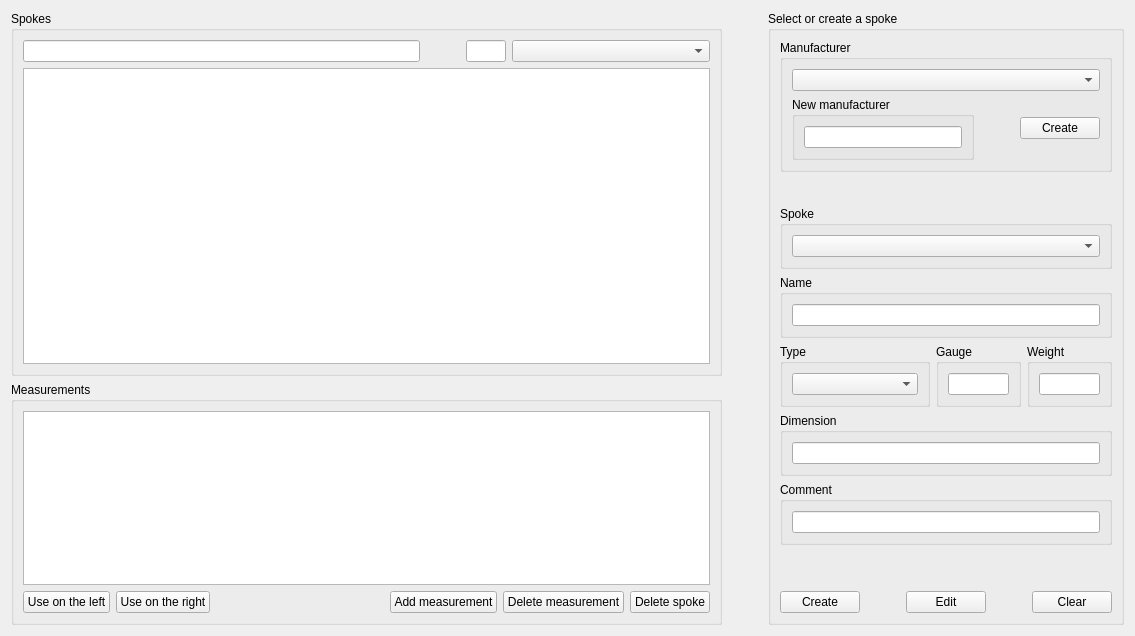
      <widget class="QWidget" name="databaseTab">
       <attribute name="title">
        <string>Browse the spoke database</string>
       </attribute>
       <layout class="QHBoxLayout" name="horizontalLayoutDatabaseTop">
        <item>
         <layout class="QHBoxLayout" name="horizontalLayoutDatabase" stretch="2,0,1">
          <item>
           <layout class="QVBoxLayout" name="verticalLayoutDatabaseLeft" stretch="3,2">
            <item>
             <widget class="QGroupBox" name="groupBoxListSpokesDatabase">
              <property name="title">
               <string>Spokes</string>
              </property>
              <layout class="QVBoxLayout" name="verticalLayoutFilterDatabase" stretch="0,1">
               <item>
                <layout class="QHBoxLayout" name="horizontalLayoutFilterDatabase" stretch="10,0,1,5">
                 <item>
                  <widget class="QLineEdit" name="lineEditFilterName">
                   <property name="sizePolicy">
                    <sizepolicy hsizetype="Preferred" vsizetype="Preferred">
                     <horstretch>0</horstretch>
                     <verstretch>0</verstretch>
                    </sizepolicy>
                   </property>
                  </widget>
                 </item>
                 <item>
                  <spacer name="horizontalSpacerFilter">
                   <property name="orientation">
                    <enum>Qt::Orientation::Horizontal</enum>
                   </property>
                   <property name="sizeHint" stdset="0">
                    <size>
                     <width>40</width>
                     <height>20</height>
                    </size>
                   </property>
                  </spacer>
                 </item>
                 <item>
                  <widget class="QLineEdit" name="lineEditFilterGauge">
                   <property name="sizePolicy">
                    <sizepolicy hsizetype="Preferred" vsizetype="Preferred">
                     <horstretch>0</horstretch>
                     <verstretch>0</verstretch>
                    </sizepolicy>
                   </property>
                  </widget>
                 </item>
                 <item>
                  <widget class="QComboBox" name="comboBoxFilterType">
                   <property name="sizePolicy">
                    <sizepolicy hsizetype="Preferred" vsizetype="Preferred">
                     <horstretch>0</horstretch>
                     <verstretch>0</verstretch>
                    </sizepolicy>
                   </property>
                  </widget>
                 </item>
                </layout>
               </item>
               <item>
                <widget class="QTableView" name="tableViewSpokesDatabase">
                 <property name="sizePolicy">
                  <sizepolicy hsizetype="Preferred" vsizetype="Preferred">
                   <horstretch>0</horstretch>
                   <verstretch>0</verstretch>
                  </sizepolicy>
                 </property>
                </widget>
               </item>
              </layout>
             </widget>
            </item>
            <item>
             <widget class="QGroupBox" name="groupBoxListMeasurementsDatabase">
              <property name="title">
               <string>Measurements</string>
              </property>
              <layout class="QVBoxLayout" name="verticalLayoutMeasurementsDatabase" stretch="1,0">
               <item>
                <layout class="QVBoxLayout" name="verticalLayoutMeasurements">
                 <item>
                  <widget class="QTableView" name="tableViewMeasurements">
                   <property name="sizePolicy">
                    <sizepolicy hsizetype="Preferred" vsizetype="Preferred">
                     <horstretch>0</horstretch>
                     <verstretch>0</verstretch>
                    </sizepolicy>
                   </property>
                  </widget>
                 </item>
                </layout>
               </item>
               <item>
                <layout class="QHBoxLayout" name="horizontalLayoutMeasurementsButtonsDatabase">
                 <item>
                  <widget class="QPushButton" name="pushButtonUseMeasurementLeft">
                   <property name="sizePolicy">
                    <sizepolicy hsizetype="Maximum" vsizetype="Maximum">
                     <horstretch>0</horstretch>
                     <verstretch>0</verstretch>
                    </sizepolicy>
                   </property>
                   <property name="text">
                    <string>Use on the left</string>
                   </property>
                   <property name="icon">
                    <iconset theme="QIcon::ThemeIcon::GoPrevious"/>
                   </property>
                  </widget>
                 </item>
                 <item>
                  <widget class="QPushButton" name="pushButtonUseMeasurementRight">
                   <property name="sizePolicy">
                    <sizepolicy hsizetype="Maximum" vsizetype="Maximum">
                     <horstretch>0</horstretch>
                     <verstretch>0</verstretch>
                    </sizepolicy>
                   </property>
                   <property name="text">
                    <string>Use on the right</string>
                   </property>
                   <property name="icon">
                    <iconset theme="QIcon::ThemeIcon::GoNext"/>
                   </property>
                  </widget>
                 </item>
                 <item>
                  <spacer name="horizontalSpacerMeasurementsBottom">
                   <property name="orientation">
                    <enum>Qt::Orientation::Horizontal</enum>
                   </property>
                   <property name="sizeHint" stdset="0">
                    <size>
                     <width>40</width>
                     <height>20</height>
                    </size>
                   </property>
                  </spacer>
                 </item>
                 <item>
                  <widget class="QPushButton" name="pushButtonAddMeasurement">
                   <property name="sizePolicy">
                    <sizepolicy hsizetype="Maximum" vsizetype="Maximum">
                     <horstretch>0</horstretch>
                     <verstretch>0</verstretch>
                    </sizepolicy>
                   </property>
                   <property name="text">
                    <string>Add measurement</string>
                   </property>
                   <property name="icon">
                    <iconset theme="QIcon::ThemeIcon::ListAdd"/>
                   </property>
                  </widget>
                 </item>
                 <item>
                  <widget class="QPushButton" name="pushButtonDeleteMeasurement">
                   <property name="sizePolicy">
                    <sizepolicy hsizetype="Maximum" vsizetype="Maximum">
                     <horstretch>0</horstretch>
                     <verstretch>0</verstretch>
                    </sizepolicy>
                   </property>
                   <property name="text">
                    <string>Delete measurement</string>
                   </property>
                   <property name="icon">
                    <iconset theme="QIcon::ThemeIcon::ListRemove"/>
                   </property>
                  </widget>
                 </item>
                 <item>
                  <widget class="QPushButton" name="pushButtonDeleteSpoke">
                   <property name="sizePolicy">
                    <sizepolicy hsizetype="Maximum" vsizetype="Maximum">
                     <horstretch>0</horstretch>
                     <verstretch>0</verstretch>
                    </sizepolicy>
                   </property>
                   <property name="text">
                    <string>Delete spoke</string>
                   </property>
                   <property name="icon">
                    <iconset theme="QIcon::ThemeIcon::EditDelete"/>
                   </property>
                  </widget>
                 </item>
                </layout>
               </item>
              </layout>
             </widget>
            </item>
           </layout>
          </item>
          <item>
           <spacer name="horizontalSpacerDatabaseCenter">
            <property name="orientation">
             <enum>Qt::Orientation::Horizontal</enum>
            </property>
            <property name="sizeHint" stdset="0">
             <size>
              <width>40</width>
              <height>20</height>
             </size>
            </property>
           </spacer>
          </item>
          <item>
           <widget class="QGroupBox" name="groupBoxSpokeDatabase">
            <property name="title">
             <string>Select or create a spoke</string>
            </property>
            <layout class="QVBoxLayout" name="verticalLayoutSpokeDatabase">
             <item>
              <widget class="QGroupBox" name="groupBoxManufacturer">
               <property name="title">
                <string>Manufacturer</string>
               </property>
               <layout class="QVBoxLayout" name="verticalLayoutManufacturerDatabase" stretch="0,0">
                <item>
                 <widget class="QComboBox" name="comboBoxManufacturer">
                  <property name="sizePolicy">
                   <sizepolicy hsizetype="Preferred" vsizetype="Preferred">
                    <horstretch>0</horstretch>
                    <verstretch>0</verstretch>
                   </sizepolicy>
                  </property>
                 </widget>
                </item>
                <item>
                 <layout class="QHBoxLayout" name="horizontalLayoutDatabaseLeft" stretch="3,0,1">
                  <property name="sizeConstraint">
                   <enum>QLayout::SizeConstraint::SetDefaultConstraint</enum>
                  </property>
                  <item>
                   <widget class="QGroupBox" name="groupBoxNewManufacturer">
                    <property name="sizePolicy">
                     <sizepolicy hsizetype="Preferred" vsizetype="Preferred">
                      <horstretch>0</horstretch>
                      <verstretch>0</verstretch>
                     </sizepolicy>
                    </property>
                    <property name="title">
                     <string>New manufacturer</string>
                    </property>
                    <layout class="QVBoxLayout" name="verticalLayoutNewManufacturerDatabase">
                     <item>
                      <widget class="QLineEdit" name="lineEditNewManufacturer">
                       <property name="sizePolicy">
                        <sizepolicy hsizetype="Preferred" vsizetype="Preferred">
                         <horstretch>0</horstretch>
                         <verstretch>0</verstretch>
                        </sizepolicy>
                       </property>
                      </widget>
                     </item>
                    </layout>
                   </widget>
                  </item>
                  <item>
                   <spacer name="horizontalSpacerManufacturer">
                    <property name="orientation">
                     <enum>Qt::Orientation::Horizontal</enum>
                    </property>
                    <property name="sizeHint" stdset="0">
                     <size>
                      <width>40</width>
                      <height>20</height>
                     </size>
                    </property>
                   </spacer>
                  </item>
                  <item>
                   <widget class="QPushButton" name="pushButtonNewManufacturer">
                    <property name="sizePolicy">
                     <sizepolicy hsizetype="Preferred" vsizetype="Maximum">
                      <horstretch>0</horstretch>
                      <verstretch>0</verstretch>
                     </sizepolicy>
                    </property>
                    <property name="text">
                     <string>Create</string>
                    </property>
                    <property name="icon">
                     <iconset theme="QIcon::ThemeIcon::DocumentNew"/>
                    </property>
                   </widget>
                  </item>
                 </layout>
                </item>
               </layout>
              </widget>
             </item>
             <item>
              <spacer name="verticalSpacerDatabaseTop">
               <property name="orientation">
                <enum>Qt::Orientation::Vertical</enum>
               </property>
               <property name="sizeHint" stdset="0">
                <size>
                 <width>20</width>
                 <height>28</height>
                </size>
               </property>
              </spacer>
             </item>
             <item>
              <widget class="QGroupBox" name="groupBoxSpoke">
               <property name="title">
                <string>Spoke</string>
               </property>
               <layout class="QVBoxLayout" name="verticalLayoutSelectSpokeDatabase">
                <item>
                 <widget class="QComboBox" name="comboBoxSpoke">
                  <property name="sizePolicy">
                   <sizepolicy hsizetype="Preferred" vsizetype="Preferred">
                    <horstretch>0</horstretch>
                    <verstretch>0</verstretch>
                   </sizepolicy>
                  </property>
                 </widget>
                </item>
               </layout>
              </widget>
             </item>
             <item>
              <widget class="QGroupBox" name="groupBoxName">
               <property name="enabled">
                <bool>true</bool>
               </property>
               <property name="title">
                <string>Name</string>
               </property>
               <layout class="QVBoxLayout" name="verticalLayoutEditNewSpokeName">
                <item>
                 <widget class="QLineEdit" name="lineEditName">
                  <property name="sizePolicy">
                   <sizepolicy hsizetype="Preferred" vsizetype="Preferred">
                    <horstretch>0</horstretch>
                    <verstretch>0</verstretch>
                   </sizepolicy>
                  </property>
                 </widget>
                </item>
               </layout>
              </widget>
             </item>
             <item>
              <layout class="QHBoxLayout" name="horizontalLayoutSpokeDefinitionsDatabase" stretch="0,0,0,0">
               <item>
                <widget class="QGroupBox" name="groupBoxType">
                 <property name="sizePolicy">
                  <sizepolicy hsizetype="Preferred" vsizetype="Preferred">
                   <horstretch>0</horstretch>
                   <verstretch>0</verstretch>
                  </sizepolicy>
                 </property>
                 <property name="minimumSize">
                  <size>
                   <width>150</width>
                   <height>0</height>
                  </size>
                 </property>
                 <property name="title">
                  <string>Type</string>
                 </property>
                 <layout class="QVBoxLayout" name="verticalLayoutTypeDatabase">
                  <item>
                   <widget class="QComboBox" name="comboBoxType">
                    <property name="sizePolicy">
                     <sizepolicy hsizetype="MinimumExpanding" vsizetype="Maximum">
                      <horstretch>0</horstretch>
                      <verstretch>0</verstretch>
                     </sizepolicy>
                    </property>
                   </widget>
                  </item>
                 </layout>
                </widget>
               </item>
               <item>
                <spacer name="horizontalSpacerTypeDatabase">
                 <property name="orientation">
                  <enum>Qt::Orientation::Horizontal</enum>
                 </property>
                 <property name="sizeHint" stdset="0">
                  <size>
                   <width>40</width>
                   <height>20</height>
                  </size>
                 </property>
                </spacer>
               </item>
               <item>
                <widget class="QGroupBox" name="groupBoxGauge">
                 <property name="sizePolicy">
                  <sizepolicy hsizetype="Preferred" vsizetype="Preferred">
                   <horstretch>0</horstretch>
                   <verstretch>0</verstretch>
                  </sizepolicy>
                 </property>
                 <property name="title">
                  <string>Gauge</string>
                 </property>
                 <layout class="QVBoxLayout" name="verticalLayoutGaugeDatabase">
                  <item>
                   <widget class="QLineEdit" name="lineEditGauge">
                    <property name="sizePolicy">
                     <sizepolicy hsizetype="Preferred" vsizetype="Preferred">
                      <horstretch>0</horstretch>
                      <verstretch>0</verstretch>
                     </sizepolicy>
                    </property>
                   </widget>
                  </item>
                 </layout>
                </widget>
               </item>
               <item>
                <widget class="QGroupBox" name="groupBoxWeight">
                 <property name="sizePolicy">
                  <sizepolicy hsizetype="Preferred" vsizetype="Preferred">
                   <horstretch>0</horstretch>
                   <verstretch>0</verstretch>
                  </sizepolicy>
                 </property>
                 <property name="title">
                  <string>Weight</string>
                 </property>
                 <layout class="QVBoxLayout" name="verticalLayoutWeightDatabase">
                  <item>
                   <widget class="QLineEdit" name="lineEditWeight">
                    <property name="sizePolicy">
                     <sizepolicy hsizetype="Preferred" vsizetype="Preferred">
                      <horstretch>0</horstretch>
                      <verstretch>0</verstretch>
                     </sizepolicy>
                    </property>
                   </widget>
                  </item>
                 </layout>
                </widget>
               </item>
              </layout>
             </item>
             <item>
              <widget class="QGroupBox" name="groupBoxDimension">
               <property name="title">
                <string>Dimension</string>
               </property>
               <layout class="QVBoxLayout" name="verticalLayoutDimension">
                <item>
                 <widget class="QLineEdit" name="lineEditDimension">
                  <property name="sizePolicy">
                   <sizepolicy hsizetype="Preferred" vsizetype="Preferred">
                    <horstretch>0</horstretch>
                    <verstretch>0</verstretch>
                   </sizepolicy>
                  </property>
                 </widget>
                </item>
               </layout>
              </widget>
             </item>
             <item>
              <widget class="QGroupBox" name="groupBoxSpokeComment">
               <property name="title">
                <string>Comment</string>
               </property>
               <layout class="QVBoxLayout" name="verticalLayoutCommentDatabase">
                <item>
                 <widget class="QLineEdit" name="lineEditSpokeComment">
                  <property name="sizePolicy">
                   <sizepolicy hsizetype="Preferred" vsizetype="Preferred">
                    <horstretch>0</horstretch>
                    <verstretch>0</verstretch>
                   </sizepolicy>
                  </property>
                 </widget>
                </item>
               </layout>
              </widget>
             </item>
             <item>
              <spacer name="verticalSpacerDatabaseBottom">
               <property name="orientation">
                <enum>Qt::Orientation::Vertical</enum>
               </property>
               <property name="sizeHint" stdset="0">
                <size>
                 <width>20</width>
                 <height>40</height>
                </size>
               </property>
              </spacer>
             </item>
             <item>
              <layout class="QHBoxLayout" name="horizontalLayoutSpokeButtonsDatabase">
               <item>
                <widget class="QPushButton" name="pushButtonCreateSpoke">
                 <property name="sizePolicy">
                  <sizepolicy hsizetype="Maximum" vsizetype="Maximum">
                   <horstretch>0</horstretch>
                   <verstretch>0</verstretch>
                  </sizepolicy>
                 </property>
                 <property name="text">
                  <string>Create</string>
                 </property>
                 <property name="icon">
                  <iconset theme="QIcon::ThemeIcon::ListAdd"/>
                 </property>
                </widget>
               </item>
               <item>
                <spacer name="horizontalSpacerSpokeDatabaseLeft">
                 <property name="orientation">
                  <enum>Qt::Orientation::Horizontal</enum>
                 </property>
                 <property name="sizeHint" stdset="0">
                  <size>
                   <width>40</width>
                   <height>20</height>
                  </size>
                 </property>
                </spacer>
               </item>
               <item>
                <widget class="QPushButton" name="pushButtonEditSpoke">
                 <property name="sizePolicy">
                  <sizepolicy hsizetype="Maximum" vsizetype="Maximum">
                   <horstretch>0</horstretch>
                   <verstretch>0</verstretch>
                  </sizepolicy>
                 </property>
                 <property name="text">
                  <string>Edit</string>
                 </property>
                 <property name="icon">
                  <iconset theme="QIcon::ThemeIcon::DocumentSaveAs"/>
                 </property>
                </widget>
               </item>
               <item>
                <spacer name="horizontalSpacerSpokeDatabaseRight">
                 <property name="orientation">
                  <enum>Qt::Orientation::Horizontal</enum>
                 </property>
                 <property name="sizeHint" stdset="0">
                  <size>
                   <width>40</width>
                   <height>20</height>
                  </size>
                 </property>
                </spacer>
               </item>
               <item>
                <widget class="QPushButton" name="pushButtonClearSpoke">
                 <property name="sizePolicy">
                  <sizepolicy hsizetype="Maximum" vsizetype="Maximum">
                   <horstretch>0</horstretch>
                   <verstretch>0</verstretch>
                  </sizepolicy>
                 </property>
                 <property name="text">
                  <string>Clear</string>
                 </property>
                 <property name="icon">
                  <iconset theme="QIcon::ThemeIcon::EditUndo"/>
                 </property>
                </widget>
               </item>
              </layout>
             </item>
            </layout>
           </widget>
          </item>
         </layout>
        </item>
       </layout>
      </widget>
